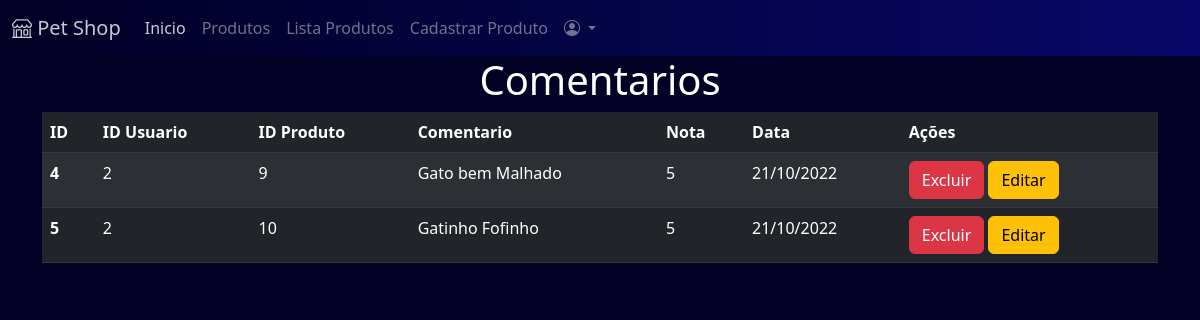
Page /comentarios/lista.php on the committed database.
### tables this page shows
CREATE TABLE comentarios(
id INTEGER PRIMARY KEY AUTOINCREMENT,
id_usuario INTEGER,
id_produto INTEGER,
comentario TEXT,
nota INTEGER,
dataComentario TEXT,
FOREIGN KEY(id_usuario) REFERENCES usuarios(id),
FOREIGN KEY(id_produto) REFERENCES produtos(id)
);

### comentarios/lista.php (the view)
<?php
include '../configuracao/conexao.php';
$selecionarComentarios = "SELECT * FROM comentarios";
$comentarios = $db->query($selecionarComentarios);
include '../componentes/header.php';
?>
<div class="container ">
    <div class="row">
        <div class="col-12">
            <h1 class="text-center text-white">Comentarios</h1>
        </div>
    </div>
    <div class="row">
        <div class="col-12">
            <table class="table table-striped table-dark">
                <thead>
                    <tr>
                        <th scope="col">ID</th>
                        <th scope="col">ID Usuario</th>
                        <th scope="col">ID Produto</th>
                        <th scope="col">Comentario</th>
                        <th scope="col">Nota</th>
                        <th scope="col">Data</th>
                        <th scope="col">Ações</th>
                    </tr>
                </thead>
                <tbody>
                    <?php
                    if ($comentarios->fetchArray()) {
                        while ($comentario = $comentarios->fetchArray()) {
                            ?>
                            <tr>
                                <th scope="row"><?php echo $comentario['id']; ?></th>
                                <td><?php echo $comentario['id_usuario']; ?></td>
                                <td><?php echo $comentario['id_produto']; ?></td>
                                <td><?php echo $comentario['comentario']; ?></td>
                                <td><?php echo $comentario['nota']; ?></td>
                                <td><?php echo $comentario['dataComentario']; ?></td>
                                <td>
                                    <a href="delete.php?u_id=<?php echo $comentario['id']; ?>" class="btn btn-danger">Excluir</a>
                                    <a href="editar.php?u_id=<?php echo $comentario['id']; ?>" class="btn btn-warning">Editar</a>
                                </td>
                            </tr>
                            <?php
                        }
                    } else {
                        ?>
                        <tr>
                            <td colspan="7" class="text-center">Nenhum comentario cadastrado</td>
                        </tr>
                        <?php
                    }
                    ?>
                </tbody>
            </table>
        </div>
    </div>
</div>
<?php
include '../componentes/footer.php';
?>

### componentes/estilo.css (style rules this page uses)
.bg-2 { background-color: #020024; }

### rows in the picture
comentarios: id "4", id_usuario "2", id_produto "9", comentario "Gato bem Malhado", nota "5", dataComentario "21/10/2022"
comentarios: id "5", id_usuario "2", id_produto "10", comentario "Gatinho Fofinho", nota "5", dataComentario "21/10/2022"
